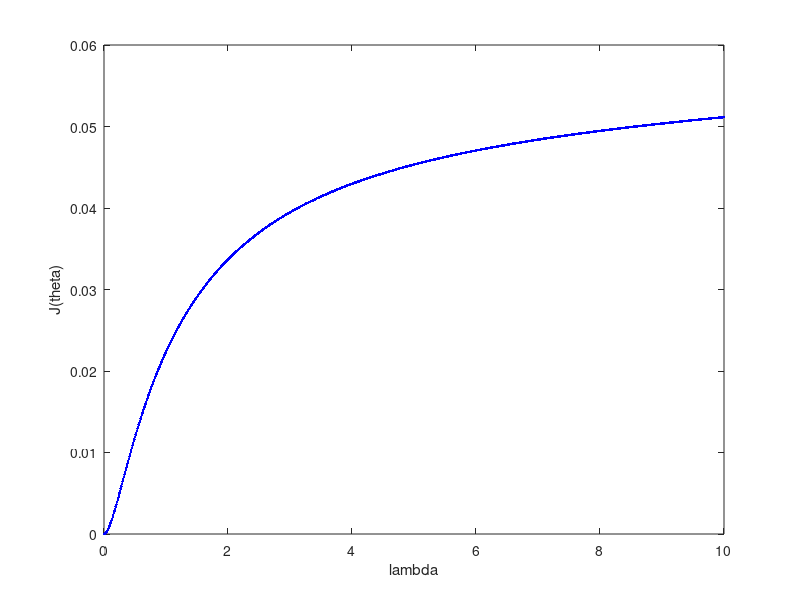

Source code (MATLAB):
% testRegression.m
% 25/03/2019

clear;
close all;
more off;
clc;

T = 40e-3;
m = 10;
theta = [0, 2, 3, 6; 0, 4, 1, 8];
n = size(theta, 2) - 1;
%X_reg = [ones(m, 1), randi(100, m, n) .* rand(m, n)];
X = zeros(m + 1, n + 1);
dX = zeros(m, size(theta, 1));
X(1, :) = [1, randi(100, 1, n) .* rand(1, n)];
for i = 1 : m
    dX(i, :) = X(i, :) * theta';
    X(i + 1, :) = X(i, :) + [0, T * dX(i, :), 0];
end
y = dX;
X(end, :) = [];

theta_sol = (pinv(X' * X) * X' * y)';
%theta_sol = (inv(X' * X) * X' * y)';


lambda = 0 : 0.01 : 10;
for i = 1 : length(lambda)
    theta_reg = (pinv(X' * X + lambda(i) * diag([0, ones(1, n)])) * X' * y)';
    J(i) = 1 / (2 * m) * sum(sum((X * theta_reg' - y)' * (X * theta_reg' - y)));
end

figure;
plot(lambda, J, 'b.-');
xlabel('lambda');
ylabel('J(theta)');